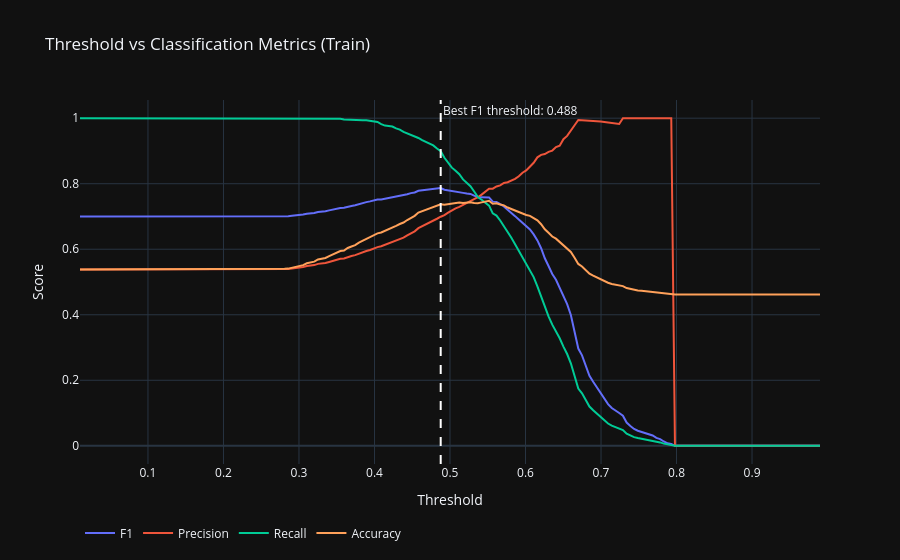

The cell this chart's notebook holds for it:
### Code cell
import plotly.graph_objects as go
from sklearn.metrics import roc_curve, f1_score, precision_score, recall_score

thresholds = np.linspace(0.01, 0.99, 200)

metrics = {
    "f1": [], "precision": [], "recall": [], "accuracy": []
}

for t in thresholds:
    preds = (ensemble_train_proba >= t).astype(int)
    metrics["f1"].append(f1_score(y_train, preds, zero_division=0))
    metrics["precision"].append(precision_score(y_train, preds, zero_division=0))
    metrics["recall"].append(recall_score(y_train, preds, zero_division=0))
    metrics["accuracy"].append(accuracy_score(y_train, preds))

best_idx = np.argmax(metrics["f1"])
best_thresh = thresholds[best_idx]

fig = go.Figure()

fig.add_trace(go.Scatter(x=thresholds, y=metrics["f1"],
    name="F1", line=dict(color="#636EFA", width=2)))
fig.add_trace(go.Scatter(x=thresholds, y=metrics["precision"],
    name="Precision", line=dict(color="#EF553B", width=2)))
fig.add_trace(go.Scatter(x=thresholds, y=metrics["recall"],
    name="Recall", line=dict(color="#00CC96", width=2)))
fig.add_trace(go.Scatter(x=thresholds, y=metrics["accuracy"],
    name="Accuracy", line=dict(color="#FFA15A", width=2)))

fig.add_vline(
    x=best_thresh,
    line_dash="dash",
    line_color="white",
    annotation_text=f"Best F1 threshold: {best_thresh:.3f}",
    annotation_position="top right"
)

fig.update_layout(
    title="Threshold vs Classification Metrics (Train)",
    xaxis_title="Threshold",
    yaxis_title="Score",
    legend=dict(orientation="h", y=-0.15),
    template="plotly_dark",
    hovermode="x unified"
)

fig.show()
print(f"\nBest F1 threshold: {best_thresh:.4f}")
print(f"At this threshold — F1: {metrics['f1'][best_idx]:.4f} | "
      f"Precision: {metrics['precision'][best_idx]:.4f} | "
      f"Recall: {metrics['recall'][best_idx]:.4f}")

test_pred_tuned = (ensemble_test_proba >= best_thresh).astype(int)
print('Ensemble')
print(f"\nTest set with tuned threshold ({best_thresh:.3f}):")
print(confusion_matrix(y_test, test_pred_tuned))
print(classification_report(y_test, test_pred_tuned, digits=4))

### Figure 1 — Plotly figure (JSON) as saved in the notebook; plotly's stock layout.template omitted (floating-point values rounded to 4 significant figures; data arrays with more than 128 entries replaced by an {"elided": "..."} marker saying what was removed)
{"data": [{"line": {"color": "#636EFA", "width": 2}, "name": "F1", "type": "scatter", "x": {"elided": "200 float values"}, "y": {"elided": "200 float values"}}, {"line": {"color": "#EF553B", "width": 2}, "name": "Precision", "type": "scatter", "x": {"elided": "200 float values"}, "y": {"elided": "200 float values"}}, {"line": {"color": "#00CC96", "width": 2}, "name": "Recall", "type": "scatter", "x": {"elided": "200 float values"}, "y": {"elided": "200 float values"}}, {"line": {"color": "#FFA15A", "width": 2}, "name": "Accuracy", "type": "scatter", "x": {"elided": "200 float values"}, "y": {"elided": "200 float values"}}], "layout": {"annotations": [{"showarrow": false, "text": "Best F1 threshold: 0.488", "x": 0.4877, "xanchor": "left", "xref": "x", "y": 1, "yanchor": "top", "yref": "y domain"}], "hovermode": "x unified", "legend": {"orientation": "h", "y": -0.15}, "shapes": [{"line": {"color": "white", "dash": "dash"}, "type": "line", "x0": 0.4877, "x1": 0.4877, "xref": "x", "y0": 0, "y1": 1, "yref": "y domain"}], "title": {"text": "Threshold vs Classification Metrics (Train)"}, "xaxis": {"title": {"text": "Threshold"}}, "yaxis": {"title": {"text": "Score"}}}}
